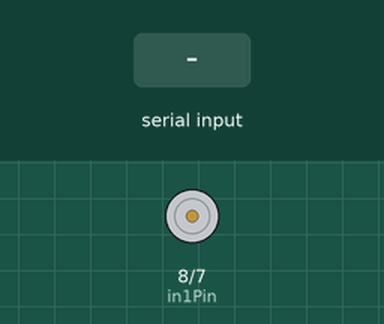
Simulated run of this sketch. Board: Arduino Uno, built with avr-gcc and run on an emulated ATmega328P. On the bench: motor-driver pin pairs drawn as motors (green arrow = first pin HIGH = forward, orange = second pin HIGH = backward, longer = more drive, scaled by the enable pin). The inputs (shaded band) are chosen by the test bench.

Above: at 1.2 s.
1.3 s: "1" received over Serial
At 2.4 s:
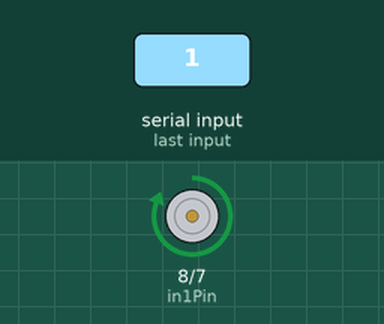
2.8 s: "0" received over Serial
At 3.5 s:
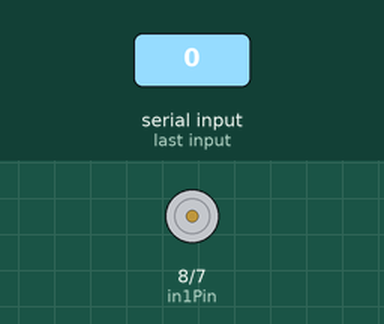
Timing chart, 0 to 5.8 s (numbered marks = the images above; inputs shaded):
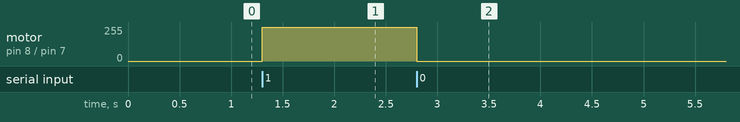

The sketch:

fresas.ino
```cpp
const int enablePin = 9;   // Pin de habilitación del puente H
const int in1Pin = 8;      // Entrada 1 del puente H
const int in2Pin = 7;      // Entrada 2 del puente H

void setup() {
  pinMode(enablePin, OUTPUT);
  pinMode(in1Pin, OUTPUT);
  pinMode(in2Pin, OUTPUT);

  // Inicialmente, apagamos la bomba
  digitalWrite(enablePin, LOW);
  digitalWrite(in1Pin, LOW);
  digitalWrite(in2Pin, LOW);

  Serial.begin(9600);
}

void loop() {
  if (Serial.available() > 0) {
    char estado = Serial.read();
    if (estado == '1') {
      // Encender la bomba
      digitalWrite(enablePin, HIGH);
      digitalWrite(in1Pin, HIGH);
      digitalWrite(in2Pin, LOW);
    } else if (estado == '0') {
      // Apagar la bomba
      digitalWrite(enablePin, LOW);
      digitalWrite(in1Pin, LOW);
      digitalWrite(in2Pin, LOW);
    }
  }
}
```

Measured:
- after the input at 1.3 s, motor on pin 8 (in1Pin) / pin 7 (in2Pin): stopped → forward 255/255 at once
- after the input at 2.8 s, motor on pin 8 (in1Pin) / pin 7 (in2Pin): forward 255/255 → stopped at once
